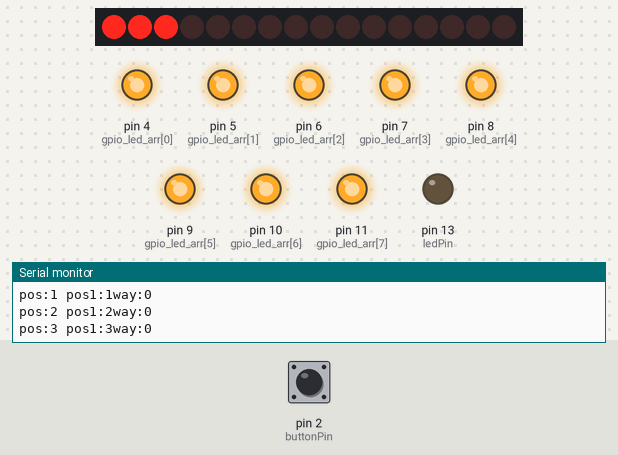
The sketch below on a simulated Arduino Uno, built with avr-gcc and run on an emulated ATmega328P. On the bench: 16 port-expander outputs drawn as a row of LEDs (first output left, lit = HIGH), output pins drawn as LEDs (lit = HIGH), the last lines printed to the serial monitor. Wiring (inferred from the names in the program): MCP23017 port expander at I2C address 0x20. Wiring (inferred from the signals the program sends): row of LEDs: on Q0, Q1, Q2, Q3, Q4, Q5, Q6, Q7, Q8, Q9, Q10, Q11, Q12, Q13, Q14, Q15. The inputs (shaded band) are chosen by the test bench; at power-on: pin 2 (buttonPin) HIGH. Random numbers use the default seed unless the sketch sets one.

Above: at 1.8 s.
1.9 s: pin 2 (buttonPin) pulled LOW for 0.6 s
At 3.5 s:
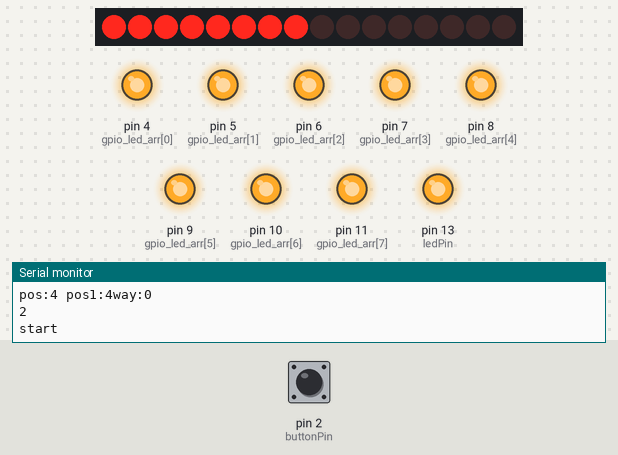
5.5 s: pin 2 (buttonPin) pulled LOW for 1 s
At 5.9 s:
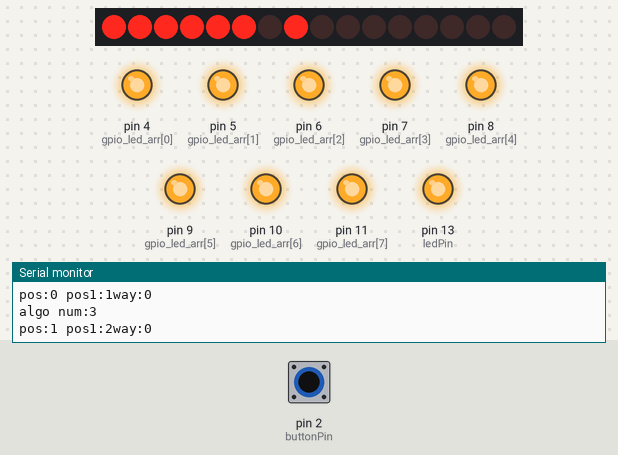
9.5 s: pin 2 (buttonPin) pulled LOW for 0.6 s
At 10.6 s:
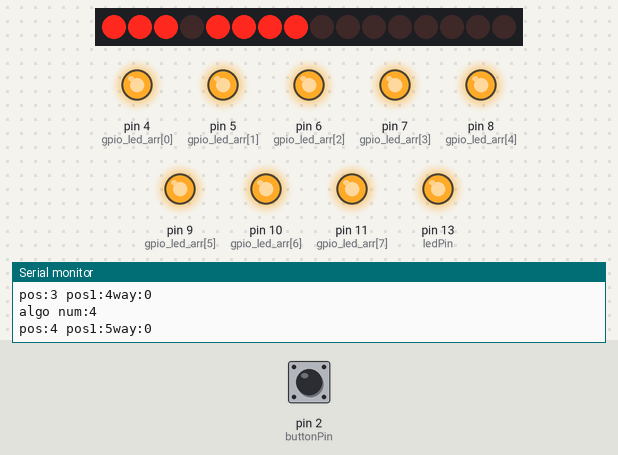
13.1 s: pin 2 (buttonPin) pulled LOW for 3.2 s
At 15.3 s:
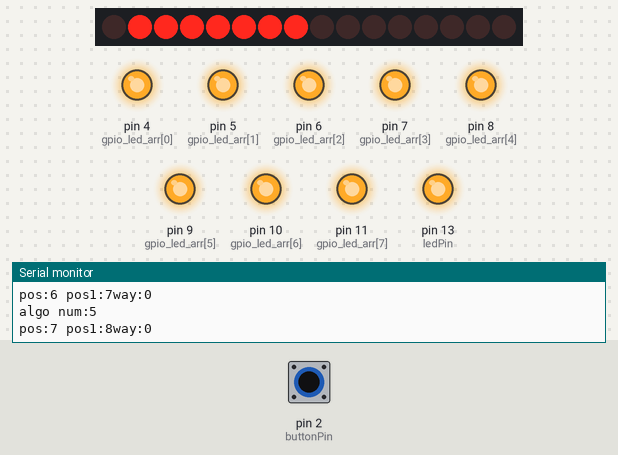
19.3 s: pin 2 (buttonPin) driven LOW
At 21.2 s:
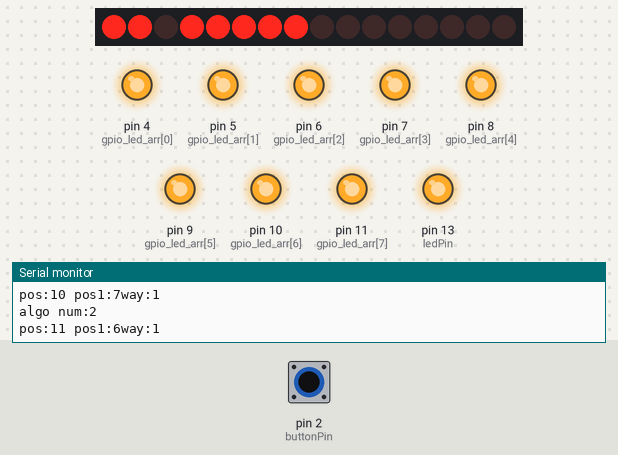
22.3 s: pin 2 (buttonPin) driven HIGH
At 24.7 s:
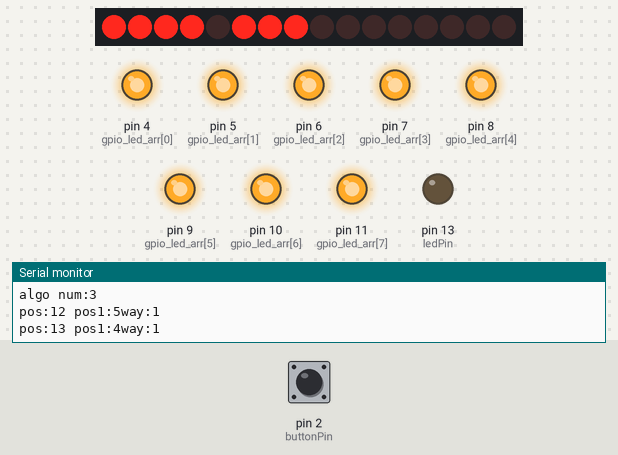
Timing chart, 0 to 26.2 s (numbered marks = the images above; inputs shaded):
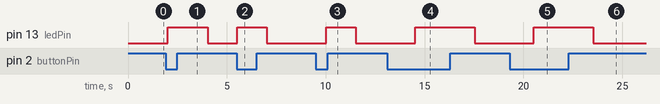

Measured:
- after the input at 1.9 s, pin 13 (ledPin): LOW → HIGH after 0.12 s, → LOW 2.0 s later
- after the input at 5.5 s, pin 13 (ledPin): LOW → HIGH at once, → LOW 1.5 s later
- after the input at 9.5 s, pin 13 (ledPin): LOW → HIGH after 0.53 s, → LOW 1.5 s later
- after the input at 13.1 s, pin 13 (ledPin): LOW → HIGH after 1.4 s, → LOW 3.0 s later
- after the input at 19.3 s, pin 13 (ledPin): LOW → HIGH after 1.2 s
- after the input at 22.3 s, pin 13 (ledPin): HIGH → LOW after 1.2 s

The sketch:

stupeni.ino
```cpp
#include <Wire.h>

const byte  mcp_address=0x20; // I2C Address of MCP23017 Chip
const byte  GPIOA=0x13; // Register Address of Port A
const byte  GPIOB=0x12; // Register Address of Port B


const int gpio_led_arr[8] = {4, 5,6,7,8,9,10,11};

const byte sequence[9] = {0b00000000, 0b00000001, 0b00000011, 0b00000111, 0b00001111, 0b00011111, 0b00111111, 0b01111111, 0b11111111};
const byte only_one[8] = {0b01111111, 0b10111111, 0b11011111, 0b11101111, 0b11110111, 0b11111011, 0b11111101, 0b11111110};
const byte only_one_light[10] = {0b11111111,0b01111111, 0b10111111, 0b11011111, 0b11101111, 0b11110111, 0b11111011, 0b11111101, 0b11111110,0b11111111};
const byte only_tow[11] = {0b11111111,0b01111111, 0b00111111, 0b10011111, 0b11001111, 0b11100111, 0b11110011, 0b11111001, 0b11111100,0b11111110,0b11111111};
const byte r_two_random[8] = {0b01011111, 0b10101111, 0b11010111, 0b11101011, 0b11110101, 0b11111010, 0b01111101, 0b10111110};

int typeAlgoShow=1;
byte GPIO_w=0x12;

const int buttonPin = 2;
int stop_type = 0;
const int ledPin =  13;
int buttonState = 0;


void buttonPush(){
  buttonState = digitalRead(buttonPin);

  if (buttonState == LOW) {
    digitalWrite(ledPin, HIGH);
    stop_type=1;
    typeAlgoShow++;
    Serial.println("algo num:"+(String)typeAlgoShow);
    if ( typeAlgoShow >5 ) {
      typeAlgoShow=1;
    }
  } else {
    stop_type=0;
    digitalWrite(ledPin, LOW);
    if ( typeAlgoShow >5 ) {
      typeAlgoShow=1;
    }
  }
}
void setup()
{
  Serial.begin(9600);
    Wire.begin();
    Wire.beginTransmission(mcp_address);
    Wire.write((byte)0x00);
    Wire.write((byte)0x00); // set all of bank A to outputs
    Wire.write((byte)0x00); // set all of bank B to outputs
    Wire.endTransmission();
     pinMode(buttonPin, INPUT_PULLUP);
     pinMode(ledPin, OUTPUT);

     int t=sizeof(gpio_led_arr)/2;
     for (int i=0;i<t;i++){
        pinMode(gpio_led_arr[i], OUTPUT);
        digitalWrite(gpio_led_arr[i], HIGH);
        Serial.print( " -"+(String)gpio_led_arr[i]+"- ");
     }
     //digitalWrite(gpio_led_arr[1], LOW);
     Serial.println(" setup end len:"+(String)t);
}
void two_random(){
  int pos = 0;
  int pos1 = 0;
    for (pos=0; pos < 16; pos++)
    {
      int random1 =random(0, 8);
      buttonPush();
      Serial.println ( "1random:"+(String)random1 + " pos:" +(String)pos);
      Wire.beginTransmission(mcp_address);
      Wire.write(GPIOB);
      Wire.write((byte)r_two_random[random1]);  // value to send - all HIGH
      Wire.endTransmission();
      delay(200);
    }
    for (pos=0; pos < 16; pos++)
    {
      int random1 =random(0, 8);
      buttonPush();
      Serial.println ( "random:"+(String)random1 + " pos:" +(String)pos);
      Wire.beginTransmission(mcp_address);
      Wire.write(GPIOA);
      Wire.write((byte)r_two_random[random1]);  // value to send - all HIGH
      Wire.endTransmission();
      delay(200);
    }
 }

void off_light_All(){
  //off all light BPIOB
      Wire.beginTransmission(mcp_address);
      Wire.write(GPIOA);
      Wire.write((byte)sequence[8]);  // value to send - all HIGH
      Wire.endTransmission();
      Wire.beginTransmission(mcp_address);
      Wire.write(GPIOB);
      Wire.write((byte)sequence[8]);  // value to send - all HIGH
      Wire.endTransmission();
}
void random_light(){

  int pos = 0;
  int pos1 = 0;
    for (pos=0; pos < 16; pos++)
    {
      int random1 =random(0, 16);
      buttonPush();
      off_light_All();

      if ( ( random1 > 0 ) && ( random1 <= 8 ) ) {
        GPIO_w = GPIOB;
      }
      else if ( ( random1>8 ) && ( random1 <= 16 )) {
        GPIO_w = GPIOA;
      } else { }
      if ( random1 > 8)
        random1 =random1-8;

      Serial.println ( "random:"+(String)random1 + " pos:" +(String)pos);
      Wire.beginTransmission(mcp_address);
      Wire.write(GPIO_w);
      Wire.write((byte)only_one_light[random1]);  // value to send - all HIGH
      Wire.endTransmission();
      delay(500);
    }
 }

 void step_by_step(){
  int pos = 0;
  int pos1 = 0;
  int way=0;
  int addr_light=0;
  Wire.beginTransmission(mcp_address);
  Wire.write(GPIOB);
  Wire.write((byte)sequence[0]);  // value to send - all HIGH
  Wire.endTransmission();
  Wire.beginTransmission(mcp_address);
  Wire.write(GPIOA);
  Wire.write((byte)sequence[0]);  // value to send - all HIGH
  Wire.endTransmission();
    for (pos=0; pos < 48; pos++)
    {
      if (stop_type != 1){
        buttonPush();
        Serial.println ( "pos:"+(String)pos + " pos1:" +(String)pos1 + "way:" + (String)way );
        if ( pos1<=16 ){
          Wire.beginTransmission(mcp_address);
          addr_light = pos1;

          if ( ( pos1 > 0 ) && ( pos1 <= 8 ) ) {
            GPIO_w = GPIOB;
          }
          else if ( ( pos1>8 ) && ( pos1 <= 16 )) {
            GPIO_w = GPIOA;
          } else {}

          if ((pos1>8) && (pos1<17) && ( way==0) ){
            addr_light = addr_light-8;
          } else if (( way==1) && (pos1>=8) ){
            addr_light = addr_light-8;
            if ( ( pos1 == 8) && (way ==1) && ( addr_light==0 ) )  {
                Serial.println("back 0 then ");
                GPIO_w = GPIOA;
            }
          }
          Wire.write(GPIO_w);
          Wire.write((byte)sequence[addr_light]);
          Wire.endTransmission();
        }

        if ((pos1>16) && (pos1<=24) && ( way==0) ){
            digitalWrite(gpio_led_arr[(pos-17)], LOW);
            Serial.print( " -"+(String)gpio_led_arr[(pos-17)]+"- ");
        }
        if ( (pos1>=16) && (pos1<=24) && ( way==1) ){
            int t=(sizeof(gpio_led_arr)/2)-1;
            digitalWrite(gpio_led_arr[(-pos+25+t)], HIGH);
            Serial.println( " -|"+(String)(25)+ "-"+(String)(pos)+"+"+(String)(t)+"="+(String)(((-pos+25)+t))+ "|"+(String)gpio_led_arr[((-pos+25)+t)]+"- ");
        }
        delay(500);
        if (pos>=24){
          way=1;
        }
        if (way==1){
          pos1--;
        }else {
          pos1++;
        }
      } else {
        return 1;
      }

    }
 }


void step_by_step_one(){
  int pos = 0;
  int pos1 = 0;
  int way=0;

  Serial.println("start");
    for (pos=0; pos < 18; pos++)
    {
      Wire.beginTransmission(mcp_address);
      Wire.write(GPIOB);
      Wire.write((byte)only_one_light[pos1]);  // value to send - all HIGH
      Wire.endTransmission();
      delay(1500);
      if (pos>=9){
        way=1;
      }
      if (way==1){
        pos1--;
      }else {
        pos1++;
      }
      buttonPush();
      Serial.println ( "pos:"+(String)pos + " pos1:" +(String)pos1 + "way:" + (String)way );
    }
 }

 void step_by_step_two(){
  int pos = 0;
  int pos1 = 0;
  int way=0;

  Serial.println("start");
    for (pos=0; pos < 20; pos++)
    {
      if (stop_type != 1){
        Wire.beginTransmission(mcp_address);
        Wire.write(GPIOB);
        Wire.write((byte)only_tow[pos1]);  // value to send - all HIGH
        Wire.endTransmission();
        delay(1500);
        if (pos>=10){
          way=1;
        }
        if (way==1){
          pos1--;
        }else {
          pos1++;
        }
        buttonPush();
        Serial.println ( "pos:"+(String)pos + " pos1:" +(String)pos1 + "way:" + (String)way);
      }else {
        return 0;
        }
    }
 }


void loop()
{
  if ( typeAlgoShow == 1 ) {  //16 ok
    Serial.println("1");
    step_by_step();
  };
  if ( typeAlgoShow == 2 ) {
    Serial.println("2");
    step_by_step_one();
  };
  if ( typeAlgoShow == 3 ) {
    Serial.println("3");
    step_by_step_two();
  };
  if  ( typeAlgoShow == 4) {   // 16 ok
    random_light();
    Serial.println("4");
  }
  if ( typeAlgoShow == 5) {
    Serial.println("5");
    two_random();
  }


}
```
